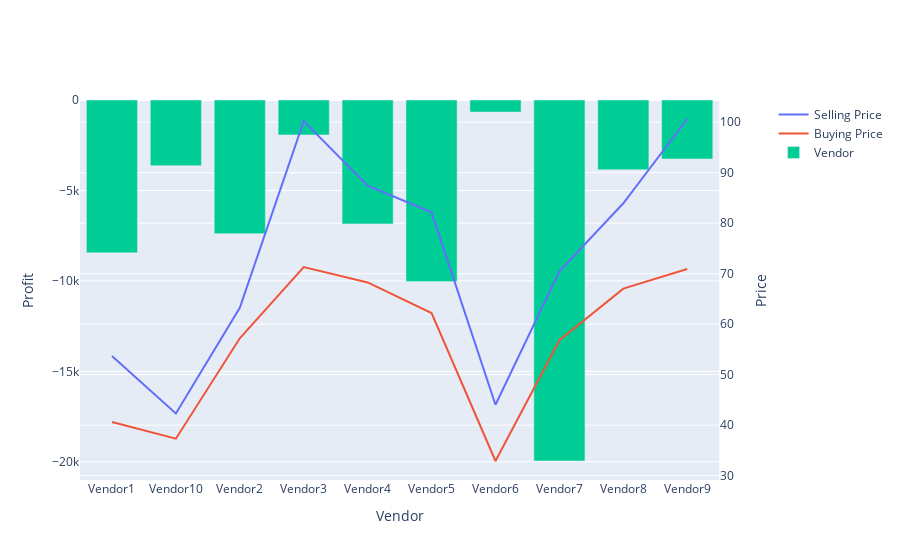

Write notebook code for a chart like this one.
### Code cell
import plotly.graph_objects as go
from plotly.subplots import make_subplots

fig = make_subplots(specs=[[{"secondary_y": True}]])

fig.add_trace(
    go.Scatter(x=temp['Firm bought from'], y=temp['sel_price'], name="Selling Price", mode="lines"),
    secondary_y=True
)
fig.add_trace(
    go.Scatter(x=temp['Firm bought from'], y=temp['buy_price'], name="Buying Price", mode="lines"),
    secondary_y=True
)

fig.add_trace(
    go.Bar(x=temp['Firm bought from'], y=temp['profit'], name="Vendor"),
    secondary_y=False
)

fig.update_xaxes(title_text="Vendor")

# Set y-axes titles
fig.update_yaxes(title_text="Profit", secondary_y=False)
fig.update_yaxes(title_text="Price", secondary_y=True)

fig.show()

### Figure 1 — Plotly figure (JSON) as saved in the notebook; plotly's stock layout.template omitted (floating-point values rounded to 4 significant figures)
{"data": [{"mode": "lines", "name": "Selling Price", "type": "scatter", "x": ["Vendor1", "Vendor10", "Vendor2", "Vendor3", "Vendor4", "Vendor5", "Vendor6", "Vendor7", "Vendor8", "Vendor9"], "xaxis": "x", "y": [53.71, 42.3, 63.24, 100.2, 87.45, 82.16, 44.05, 70.48, 83.95, 100.6], "yaxis": "y2"}, {"mode": "lines", "name": "Buying Price", "type": "scatter", "x": ["Vendor1", "Vendor10", "Vendor2", "Vendor3", "Vendor4", "Vendor5", "Vendor6", "Vendor7", "Vendor8", "Vendor9"], "xaxis": "x", "y": [40.63, 37.32, 57.2, 71.31, 68.27, 62.22, 32.9, 56.83, 67.04, 70.94], "yaxis": "y2"}, {"name": "Vendor", "type": "bar", "x": ["Vendor1", "Vendor10", "Vendor2", "Vendor3", "Vendor4", "Vendor5", "Vendor6", "Vendor7", "Vendor8", "Vendor9"], "xaxis": "x", "y": [-8452.0, -3630.0, -7390.0, -1928.0, -6849.0, -10040.0, -665.5, -19960.0, -3856.0, -3263.0], "yaxis": "y"}], "layout": {"xaxis": {"anchor": "y", "domain": [0, 0.94], "title": {"text": "Vendor"}}, "yaxis": {"anchor": "x", "domain": [0, 1], "title": {"text": "Profit"}}, "yaxis2": {"anchor": "x", "overlaying": "y", "side": "right", "title": {"text": "Price"}}}}
